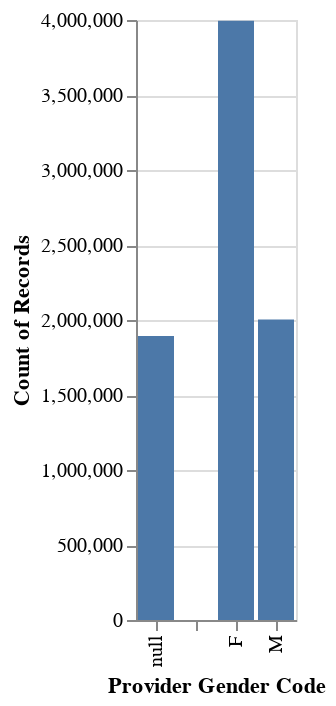

Notebook code cell kept with this figure:
### Markdown cell above
# Visualizations

### Code cell
# Create a bar chart
alt.Chart(provider_identifiers).mark_bar().encode(
    x='Provider Gender Code:N',
    y='count()',
)

### Figure 1 — Vega specification as saved in the notebook (floating-point values rounded to 4 significant figures)
{"$schema": "https://vega.github.io/schema/vega/v5.json", "data": [{"name": "source_0", "values": [{"Provider Gender Code": "M", "__count": 2002672}, {"Provider Gender Code": null, "__count": 1893402}, {"Provider Gender Code": "F", "__count": 3994691}, {"Provider Gender Code": " ", "__count": 1}]}, {"name": "source_0_x_domain_Provider Gender Code", "values": [{"Provider Gender Code": "M"}, {"Provider Gender Code": null}, {"Provider Gender Code": "F"}, {"Provider Gender Code": " "}]}, {"name": "source_0_y_domain___count", "values": [{"min": 1, "max": 3994691}]}], "signals": [{"name": "x_step", "value": 20}, {"name": "width", "update": "bandspace(domain('x').length, 0.1, 0.05) * x_step"}], "marks": [{"type": "rect", "name": "marks", "from": {"data": "source_0"}, "encode": {"update": {"ariaRoleDescription": {"value": "bar"}, "description": {"signal": "\"Provider Gender Code: \" + (isValid(datum[\"Provider Gender Code\"]) ? datum[\"Provider Gender Code\"] : \"\"+datum[\"Provider Gender Code\"]) + \"; Count of Records: \" + (format(datum[\"__count\"], \"\"))"}, "x": {"field": "Provider Gender Code", "scale": "x"}, "fill": {"value": "#4c78a8"}, "width": {"signal": "max(0.25, bandwidth('x'))"}, "y": {"field": "__count", "scale": "y"}, "y2": {"value": 0, "scale": "y"}}}, "style": ["bar"]}], "scales": [{"name": "x", "type": "band", "domain": {"data": "source_0_x_domain_Provider Gender Code", "field": "Provider Gender Code", "sort": true}, "range": {"step": {"signal": "x_step"}}, "paddingOuter": 0.05, "paddingInner": 0.1}, {"name": "y", "type": "linear", "domain": [{"signal": "(data(\"source_0_y_domain___count\")[0] || {}).min"}, {"signal": "(data(\"source_0_y_domain___count\")[0] || {}).max"}], "range": [{"signal": "height"}, 0], "zero": true, "nice": true}], "axes": [{"scale": "y", "maxExtent": 0, "ticks": false, "orient": "left", "labels": false, "grid": true, "minExtent": 0, "gridScale": "x", "tickCount": {"signal": "ceil(height/40)"}, "aria": false, "zindex": 0, "domain": false}, {"scale": "x", "labelAlign": "right", "labelBaseline": "middle", "title": "Provider Gender Code", "zindex": 0, "labelAngle": 270, "orient": "bottom", "grid": false}, {"scale": "y", "title": "Count of Records", "labelOverlap": true, "tickCount": {"signal": "ceil(height/40)"}, "zindex": 0, "grid": false, "orient": "left"}], "background": "white", "height": 300, "style": "cell", "padding": 5}
